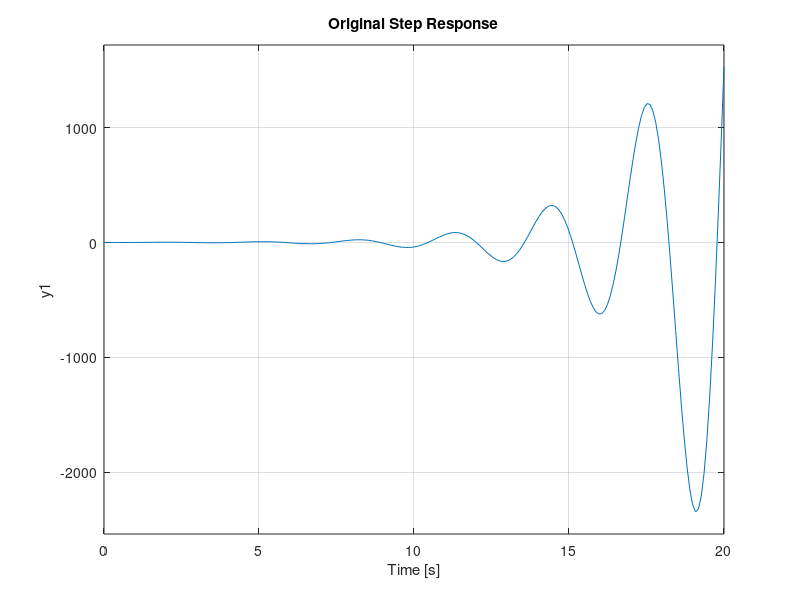
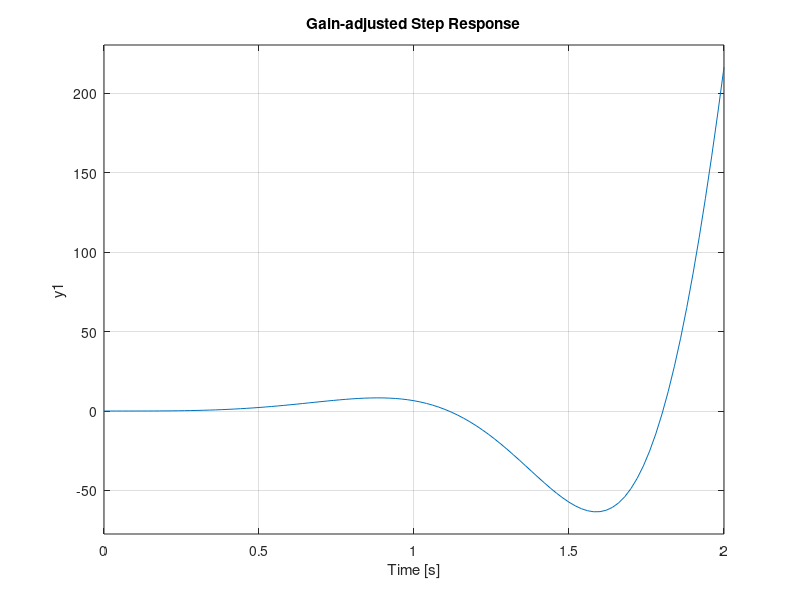
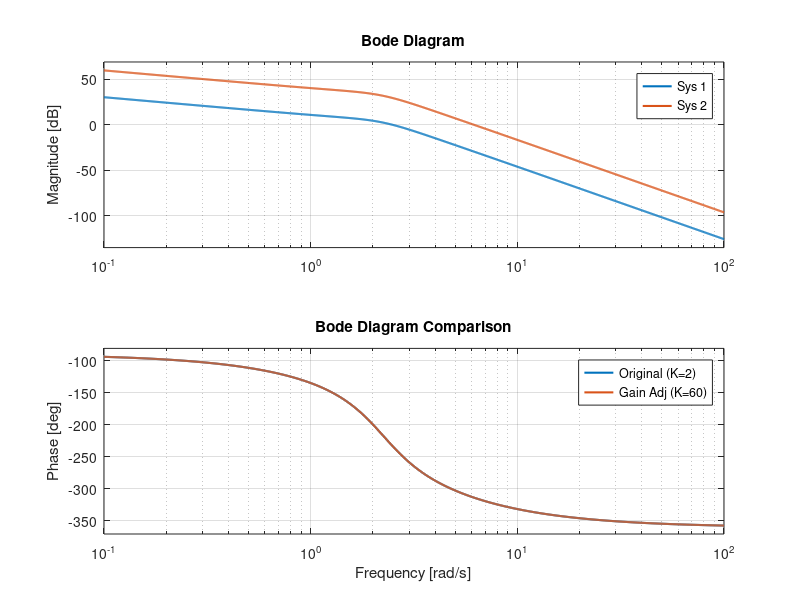
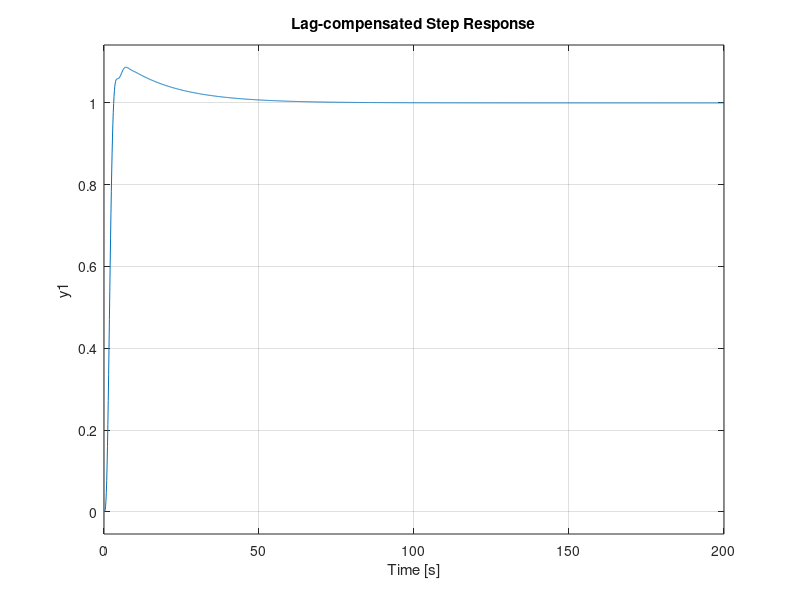

Write the MATLAB code that produced these figures, in order. (Note: this script raises an error after producing the figures.)
clear; clc; close all;

%% 0. Terms Definition

s = tf('s');
G_i = 5/(s^2+2*s+5);
G_2 = 5/(s*(s+3));
K = 2;
H = 1;
G_plant = G_i * G_2;

sys_ori_cl = feedback(K*G_plant, H);
figure('Name', 'Original Step Response');
grid on;
step(sys_ori_cl);
title('Original Step Response');

%% 1.1 Gain adjustment

K_new = 60;
sys_adj_cl = feedback(K_new*G_plant, H);

figure('Name', 'Gain-adjusted Step Response');
step(sys_adj_cl);
title('Gain-adjusted Step Response');

% A bode plot is drawn first to obtain the ω corresponding to the target pm
figure('Name', 'Frequency Response Analysis for Designing Lag Compensator');
systems = {K*G_plant, K_new*G_plant};
names = {'Original (K=2)', 'Gain Adj (K=60)'};

bode(systems{:});
legend(names);
grid on;

title('Bode Diagram Comparison');
set(findobj(gcf, 'Type', 'line'), 'LineWidth', 1.5);

%% 1.2 Lag compensator 

zc1 = 0.05255; pc1 = 0.0002719;
G_lag1 = (pc1/zc1) * (s + zc1) / (s + pc1);
sys_lag_cl = feedback(K_new*G_plant*G_lag1, H);

figure('Name', 'Lag-compensated Step Response');
step(sys_lag_cl);
title('Lag-compensated Step Response');

%% 1.3 Lead-lag compensator

zc_lead = 0.5307; pc_lead = 0.6426; beta = 0.8256; 
G_lead = (1/beta) * (s + zc_lead) / (s + pc_lead); 
G_leadlag = G_lead * G_lag1; 
sys_leadlag_cl = feedback(K_new*G_plant*G_leadlag, H); 

figure('Name', 'Lead-Lag Step Response');
step(sys_leadlag_cl);
title('Lead-Lag Step Response');

%% 2. Summary Comparison

figure('Name', 'Overall Frequency Response Analysis');
systems = {K*G_plant, K_new*G_plant, K_new*G_plant*G_lag1, K_new*G_plant*G_leadlag};
names = {'Original (K=2)', 'Gain Adj (K=60)', 'Solution 1', 'Lead-Lag'};


bode(systems{:});
legend(names);
grid on;
title('Bode Diagram Comparison');
set(findobj(gcf, 'Type', 'line'), 'LineWidth', 1.5);

n = length(systems);
Gm_db = zeros(n, 1);
Pm_deg = zeros(n, 1);
Wcg_vals = zeros(n, 1);
Wcp_vals = zeros(n, 1);
Stability = cell(n, 1);

% For-loop is used to avoid repetitive work
for i = 1:length(systems)
    [Gm, Pm, Wcg, Wcp] = margin(systems{i});
    
    % Store values in the vectors created above
    Gm_db(i) = 20*log10(Gm);
    Pm_deg(i) = Pm;
    Wcg_vals(i) = Wcg;
    Wcp_vals(i) = Wcp;

    if Pm > 0 && 20*log10(Gm) > 0
        Stability{i} = 'Stable';
    else
        Stability{i} = 'Unstable';
    end
end

ResultsTable = table(names', Gm_db, Pm_deg, Wcg_vals, Wcp_vals, Stability, ...
    'VariableNames', {'System', 'GainMargin_dB', 'PhaseMargin_deg', ...
    'Wcg_Frequency', 'Wcp_Frequency', 'Status'});

disp(ResultsTable);